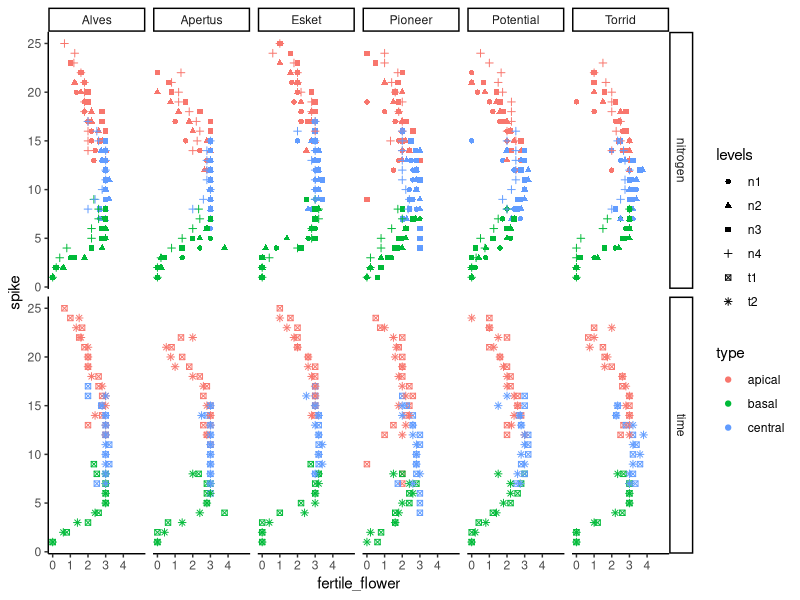

Source code (R):
## ---- chunk 1
knitr::opts_chunk$set(echo = TRUE)
library(magrittr);suppressWarnings(library(dplyr));
suppressWarnings(library(ggplot2));library(tidyr);
library(kableExtra);library(knitr);library(purrr)
options(dplyr.summarise.inform = FALSE)
data <- read.csv("../data/ear_summarized.csv")
phenology <- read.csv('../data/phenology_short.csv')
dat <-read.csv('../data/kernel_combine.csv',
               header = T,stringsAsFactors = F) %>%
  dplyr::filter(tiller=="M")

climate <- read.csv("../data/climate.csv")
## ---- chunk 2
df <- expand.grid(x=letters[1:4],
                  y=1:2)
## ---- chunk 3
# df %>% filter(z%in%c("a.1","c.2"))
df %>% filter((x=="a"&y==1)|(x=="c"&y==2))
# df %>% .[rownames(.)%in%c("A","G"),]
## ---- chunk 4
df %>% mutate(k=ifelse(x=="a","A","B"))
df %>% mutate(k=ifelse(y==1,"A","B"))
df %>% mutate(k=case_when(x=="a"~"A",
                          TRUE~"B"))
## ---- chunk 5
df %>% mutate(k=case_when(x=="a"~"A",
                          x=="b"~"B",
                          TRUE~"C"))
## ---- chunk 6
look_table <- data.frame(x=letters,
                         X=LETTERS)
df %>% merge(look_table)

## ---- chunk 7
climate %>%names()

climate_long <- climate %>% 
  tidyr::pivot_longer(names_to = "Daily_Terms",
                      values_to = "Daily_value",
                      cols = contains("Daily")) 
climate_long%>% 
  names()
## ---- chunk 8
climate %>%names()

climate_long <- climate %>% 
  tidyr::pivot_longer(names_to = "Daily_Terms",
                      values_to = "Daily_value",
                      cols = contains("Daily"))
climate_long%>% 
  tidyr::pivot_wider(names_from = "Daily_Terms",
                     values_from = "Daily_value")%>% 
  names()
## ---- chunk 9
dat %>% 
  group_by(car,var,nitrogen,time) %>% 
  summarise()
## ---- chunk 10
dat %<>%
  group_by(car,var,nitrogen,time,rep) %>% 
  mutate(type=cut(spike,3) %>% as.numeric(),
         type=case_when(type==1~"basal",
                        type==2~"central",
                        T~"apical")) %>% 
  group_by(car,var,nitrogen,time,rep,type) %>% 
  dplyr::arrange(spike) %>% 
  mutate(Fl=seq(1,n())) %>% 
  dplyr::arrange(var,nitrogen,time,rep,spike)
# glimpse(dat)
## ---- chunk 11
sum.dat <- dat %>% 
  dplyr::group_by(nitrogen,time,var,rep,tiller,type) %>% 
  dplyr::summarise(
    Sp=max(spike),#total spikelet
    Fl=max(flower),# maximum floret 
    sfl=sum(flower),# total floret
    kf=sum(kernel.full),# total full kernel
    kh=sum(kernel.half),# total half kernel
    ks=sum(kernel.small),# total small kernel
    kp=kf+kh,# potential kernel number 
    fr=kf/sfl,# filling rate 
    fc=kf/kp)#potential filling rate
glimpse(sum.dat)
## ---- chunk 12
long_format <- dat %>% 
  tidyr::pivot_longer(cols=c(nitrogen,time),
                      names_to = "treatment",
                      values_to = "levels") %>% 
  group_by(spike,var,treatment,levels,type,rep) %>%
  summarise(fertile_flower=max(kernel.full)) %>% 
  group_by(spike,var,treatment,levels,type) %>%
  summarise(fertile_flower=mean(fertile_flower))

long_format%>% 
  filter(fertile_flower<10) %>% 
  ggplot(aes(fertile_flower,spike,color=type,shape=levels))+
  geom_point()+
  facet_grid(treatment~var)+
  theme_classic()+
  scale_x_continuous(limits = c(0,5),breaks=seq(0,4))
